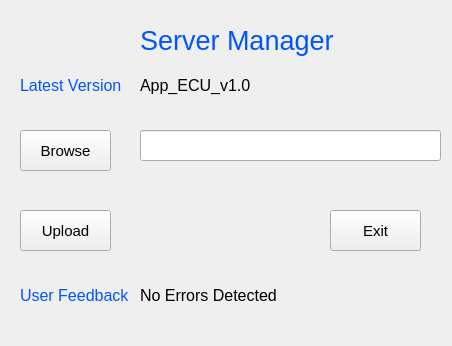
<?xml version="1.0" encoding="UTF-8"?>
<ui version="4.0">
 <class>Server</class>
 <widget class="QWidget" name="Server">
  <property name="geometry">
   <rect>
    <x>0</x>
    <y>0</y>
    <width>452</width>
    <height>346</height>
   </rect>
  </property>
  <property name="windowTitle">
   <string>Server</string>
  </property>
  <property name="windowIcon">
   <iconset>
    <normaloff>server.png</normaloff>server.png</iconset>
  </property>
  <property name="autoFillBackground">
   <bool>false</bool>
  </property>
  <property name="styleSheet">
   <string notr="true">QProgressBar:horizontal {
    border: 1px solid #3A3939;
    text-align: center;
    padding: 1px;
    background: #201F1F;
}
QProgressBar::chunk:horizontal {
    background-color: qlineargradient(spread:reflect, x1:1, y1:0.545, x2:1, y2:0, stop:0 rgba(28, 66, 111, 255), stop:1 rgba(37, 87, 146, 255));
}

QToolTip
{
    border: 1px solid #3A3939;
    background-color: rgb(90, 102, 117);;
    color: white;
    padding: 1px;
    opacity: 200;
}

QWidget
{
    color: silver;
    background-color: #302F2F;
    selection-background-color:#3d8ec9;
    selection-color: black;
    background-clip: border;
    border-image: none;
    outline: 0;
}

QWidget:item:hover
{
    background-color: #78879b;
    color: black;
}

QWidget:item:selected
{
    background-color: #3d8ec9;
}

QCheckBox
{
    spacing: 5px;
    outline: none;
    color: #bbb;
    margin-bottom: 2px;
}

QCheckBox:disabled
{
    color: #777777;
}
QCheckBox::indicator,
QGroupBox::indicator
{
    width: 18px;
    height: 18px;
}
QGroupBox::indicator
{
    margin-left: 2px;
}

QCheckBox::indicator:unchecked,
QCheckBox::indicator:unchecked:hover,
QGroupBox::indicator:unchecked,
QGroupBox::indicator:unchecked:hover
{
    image: url(:/dark_blue/img/checkbox_unchecked.png);
}

QCheckBox::indicator:unchecked:focus,
QCheckBox::indicator:unchecked:pressed,
QGroupBox::indicator:unchecked:focus,
QGroupBox::indicator:unchecked:pressed
{
  border: none;
    image: url(:/dark_blue/img/checkbox_unchecked_focus.png);
}

QCheckBox::indicator:checked,
QCheckBox::indicator:checked:hover,
QGroupBox::indicator:checked,
QGroupBox::indicator:checked:hover
{
    image: url(:/dark_blue/img/checkbox_checked.png);
}

QCheckBox::indicator:checked:focus,
QCheckBox::indicator:checked:pressed,
QGroupBox::indicator:checked:focus,
QGroupBox::indicator:checked:pressed
{
  border: none;
    image: url(:/dark_blue/img/checkbox_checked_focus.png);
}

QCheckBox::indicator:indeterminate,
QCheckBox::indicator:indeterminate:hover,
QCheckBox::indicator:indeterminate:pressed
QGroupBox::indicator:indeterminate,
QGroupBox::indicator:indeterminate:hover,
QGroupBox::indicator:indeterminate:pressed
{
    image: url(:/dark_blue/img/checkbox_indeterminate.png);
}

QCheckBox::indicator:indeterminate:focus,
QGroupBox::indicator:indeterminate:focus
{
    image: url(:/dark_blue/img/checkbox_indeterminate_focus.png);
}

QCheckBox::indicator:checked:disabled,
QGroupBox::indicator:checked:disabled
{
    image: url(:/dark_blue/img/checkbox_checked_disabled.png);
}

QCheckBox::indicator:unchecked:disabled,
QGroupBox::indicator:unchecked:disabled
{
    image: url(:/dark_blue/img/checkbox_unchecked_disabled.png);
}

QRadioButton
{
    spacing: 5px;
    outline: none;
    color: #bbb;
    margin-bottom: 2px;
}

QRadioButton:disabled
{
    color: #777777;
}
QRadioButton::indicator
{
    width: 21px;
    height: 21px;
}

QRadioButton::indicator:unchecked,
QRadioButton::indicator:unchecked:hover
{
    image: url(:/dark_blue/img/radio_unchecked.png);
}

QRadioButton::indicator:unchecked:focus,
QRadioButton::indicator:unchecked:pressed
{
  border: none;
  outline: none;
    image: url(:/dark_blue/img/radio_unchecked_focus.png);
}

QRadioButton::indicator:checked,
QRadioButton::indicator:checked:hover
{
  border: none;
  outline: none;
    image: url(:/dark_blue/img/radio_checked.png);
}

QRadioButton::indicator:checked:focus,
QRadioButton::indicato::menu-arrowr:checked:pressed
{
  border: none;
  outline: none;
    image: url(:/dark_blue/img/radio_checked_focus.png);
}

QRadioButton::indicator:indeterminate,
QRadioButton::indicator:indeterminate:hover,
QRadioButton::indicator:indeterminate:pressed
{
        image: url(:/dark_blue/img/radio_indeterminate.png);
}

QRadioButton::indicator:checked:disabled
{
  outline: none;
  image: url(:/dark_blue/img/radio_checked_disabled.png);
}

QRadioButton::indicator:unchecked:disabled
{
    image: url(:/dark_blue/img/radio_unchecked_disabled.png);
}


QMenuBar
{
    background-color: #302F2F;
    color: silver;
}

QMenuBar::item
{
    background: transparent;
}

QMenuBar::item:selected
{
    background: transparent;
    border: 1px solid #3A3939;
}

QMenuBar::item:pressed
{
    border: 1px solid #3A3939;
    background-color: #3d8ec9;
    color: black;
    margin-bottom:-1px;
    padding-bottom:1px;
}

QMenu
{
    border: 1px solid #3A3939;
    color: silver;
    margin: 1px;
}

QMenu::icon
{
    margin: 1px;
}

QMenu::item
{
    padding: 2px 2px 2px 25px;
    margin-left: 5px;
    border: 1px solid transparent; /* reserve space for selection border */
}

QMenu::item:selected
{
    color: black;
}

QMenu::separator {
    height: 2px;
    background: lightblue;
    margin-left: 10px;
    margin-right: 5px;
}

QMenu::indicator {
    width: 16px;
    height: 16px;
}

/* non-exclusive indicator = check box style indicator
   (see QActionGroup::setExclusive) */
QMenu::indicator:non-exclusive:unchecked {
    image: url(:/dark_blue/img/checkbox_unchecked.png);
}

QMenu::indicator:non-exclusive:unchecked:selected {
    image: url(:/dark_blue/img/checkbox_unchecked_disabled.png);
}

QMenu::indicator:non-exclusive:checked {
    image: url(:/dark_blue/img/checkbox_checked.png);
}

QMenu::indicator:non-exclusive:checked:selected {
    image: url(:/dark_blue/img/checkbox_checked_disabled.png);
}

/* exclusive indicator = radio button style indicator (see QActionGroup::setExclusive) */
QMenu::indicator:exclusive:unchecked {
    image: url(:/dark_blue/img/radio_unchecked.png);
}

QMenu::indicator:exclusive:unchecked:selected {
    image: url(:/dark_blue/img/radio_unchecked_disabled.png);
}

QMenu::indicator:exclusive:checked {
    image: url(:/dark_blue/img/radio_checked.png);
}

QMenu::indicator:exclusive:checked:selected {
    image: url(:/dark_blue/img/radio_checked_disabled.png);
}

QMenu::right-arrow {
    margin: 5px;
    image: url(:/dark_blue/img/right_arrow.png)
}


QWidget:disabled
{
    color: #808080;
    background-color: #302F2F;
}

QAbstractItemView
{
    alternate-background-color: #3A3939;
    color: silver;
    border: 1px solid 3A3939;
    border-radius: 2px;
    padding: 1px;
}

QWidget:focus, QMenuBar:focus
{
    border: 1px solid #78879b;
}

QTabWidget:focus, QCheckBox:focus, QRadioButton:focus, QSlider:focus
{
    border: none;
}

QLineEdit
{
    background-color: #201F1F;
    padding: 2px;
    border-style: solid;
    border: 1px solid #3A3939;
    border-radius: 2px;
    color: silver;
}

QGroupBox {
    border:1px solid #3A3939;
    border-radius: 2px;
    margin-top: 20px;
    background-color: #302F2F;
    color: silver;
}

QGroupBox::title {
    subcontrol-origin: margin;
    subcontrol-position: top center;
    padding-left: 10px;
    padding-right: 10px;
    padding-top: 10px;
}

QAbstractScrollArea
{
    border-radius: 2px;
    border: 1px solid #3A3939;
    background-color: transparent;
}

QScrollBar:horizontal
{
    height: 15px;
    margin: 3px 15px 3px 15px;
    border: 1px transparent #2A2929;
    border-radius: 4px;
    background-color: #2A2929;
}

QScrollBar::handle:horizontal
{
    background-color: #605F5F;
    min-width: 5px;
    border-radius: 4px;
}

QScrollBar::add-line:horizontal
{
    margin: 0px 3px 0px 3px;
    border-image: url(:/dark_blue/img/right_arrow_disabled.png);
    width: 10px;
    height: 10px;
    subcontrol-position: right;
    subcontrol-origin: margin;
}

QScrollBar::sub-line:horizontal
{
    margin: 0px 3px 0px 3px;
    border-image: url(:/dark_blue/img/left_arrow_disabled.png);
    height: 10px;
    width: 10px;
    subcontrol-position: left;
    subcontrol-origin: margin;
}

QScrollBar::add-line:horizontal:hover,QScrollBar::add-line:horizontal:on
{
    border-image: url(:/dark_blue/img/right_arrow.png);
    height: 10px;
    width: 10px;
    subcontrol-position: right;
    subcontrol-origin: margin;
}


QScrollBar::sub-line:horizontal:hover, QScrollBar::sub-line:horizontal:on
{
    border-image: url(:/dark_blue/img/left_arrow.png);
    height: 10px;
    width: 10px;
    subcontrol-position: left;
    subcontrol-origin: margin;
}

QScrollBar::up-arrow:horizontal, QScrollBar::down-arrow:horizontal
{
    background: none;
}


QScrollBar::add-page:horizontal, QScrollBar::sub-page:horizontal
{
    background: none;
}

QScrollBar:vertical
{
    background-color: #2A2929;
    width: 15px;
    margin: 15px 3px 15px 3px;
    border: 1px transparent #2A2929;
    border-radius: 4px;
}

QScrollBar::handle:vertical
{
    background-color: #605F5F;
    min-height: 5px;
    border-radius: 4px;
}

QScrollBar::sub-line:vertical
{
    margin: 3px 0px 3px 0px;
    border-image: url(:/dark_blue/img/up_arrow_disabled.png);
    height: 10px;
    width: 10px;
    subcontrol-position: top;
    subcontrol-origin: margin;
}

QScrollBar::add-line:vertical
{
    margin: 3px 0px 3px 0px;
    border-image: url(:/dark_blue/img/down_arrow_disabled.png);
    height: 10px;
    width: 10px;
    subcontrol-position: bottom;
    subcontrol-origin: margin;
}

QScrollBar::sub-line:vertical:hover,QScrollBar::sub-line:vertical:on
{

    border-image: url(:/dark_blue/img/up_arrow.png);
    height: 10px;
    width: 10px;
    subcontrol-position: top;
    subcontrol-origin: margin;
}


QScrollBar::add-line:vertical:hover, QScrollBar::add-line:vertical:on
{
    border-image: url(:/dark_blue/img/down_arrow.png);
    height: 10px;
    width: 10px;
    subcontrol-position: bottom;
    subcontrol-origin: margin;
}

QScrollBar::up-arrow:vertical, QScrollBar::down-arrow:vertical
{
    background: none;
}


QScrollBar::add-page:vertical, QScrollBar::sub-page:vertical
{
    background: none;
}

QTextEdit
{
    background-color: #201F1F;
    color: silver;
    border: 1px solid #3A3939;
}

QPlainTextEdit
{
    background-color: #201F1F;;
    color: silver;
    border-radius: 2px;
    border: 1px solid #3A3939;
}

QHeaderView::section
{
    background-color: #3A3939;
    color: silver;
    padding-left: 4px;
    border: 1px solid #6c6c6c;
}

QSizeGrip {
    image: url(:/dark_blue/img/sizegrip.png);
    width: 12px;
    height: 12px;
}

QMainWindow
{
    background-color: #302F2F;

}

QMainWindow::separator
{
    background-color: #302F2F;
    color: white;
    padding-left: 4px;
    spacing: 2px;
    border: 1px dashed #3A3939;
}

QMainWindow::separator:hover
{

    background-color: #787876;
    color: white;
    padding-left: 4px;
    border: 1px solid #3A3939;
    spacing: 2px;
}


QMenu::separator
{
    height: 1px;
    background-color: #3A3939;
    color: white;
    padding-left: 4px;
    margin-left: 10px;
    margin-right: 5px;
}


QFrame
{
    border-radius: 2px;
    border: 1px solid #444;
}

QFrame[frameShape=&quot;0&quot;]
{
    border-radius: 2px;
    border: 1px transparent #444;
}

QStackedWidget
{
    background-color: #302F2F;
    border: 1px transparent black;
}

QToolBar {
    border: 1px transparent #393838;
    background: 1px solid #302F2F;
    font-weight: bold;
}

QToolBar::handle:horizontal {
    image: url(:/dark_blue/img/Hmovetoolbar.png);
}
QToolBar::handle:vertical {
    image: url(:/dark_blue/img/Vmovetoolbar.png);
}
QToolBar::separator:horizontal {
    image: url(:/dark_blue/img/Hsepartoolbar.png);
}
QToolBar::separator:vertical {
    image: url(:/dark_blue/img/Vsepartoolbars.png);
}

QPushButton
{
    color: silver;
    background-color: #302F2F;
    border-width: 2px;
    border-color: #4A4949;
    border-style: solid;
    padding-top: 2px;
    padding-bottom: 2px;
    padding-left: 10px;
    padding-right: 10px;
    border-radius: 4px;
    /* outline: none; */
    /* min-width: 40px; */
}

QPushButton:disabled
{
    background-color: #302F2F;
    border-width: 2px;
    border-color: #3A3939;
    border-style: solid;
    padding-top: 2px;
    padding-bottom: 2px;
    padding-left: 10px;
    padding-right: 10px;
    /*border-radius: 2px;*/
    color: #808080;
}

QPushButton:focus {
    background-color: #3d8ec9;
    color: white;
}

QComboBox
{
    selection-background-color: #3d8ec9;
    background-color: #201F1F;
    border-style: solid;
    border: 1px solid #3A3939;
    border-radius: 2px;
    padding: 2px;
    min-width: 75px;
}

QPushButton:checked{
    background-color: #4A4949;
    border-color: #6A6969;
}

QPushButton:hover {
    border: 2px solid #78879b;
    color: silver;
}

QComboBox:hover, QAbstractSpinBox:hover,QLineEdit:hover,QTextEdit:hover,QPlainTextEdit:hover,QAbstractView:hover,QTreeView:hover
{
    border: 1px solid #78879b;
    color: silver;
}

QComboBox:on
{
    background-color: #626873;
    padding-top: 3px;
    padding-left: 4px;
    selection-background-color: #4a4a4a;
}

QComboBox QAbstractItemView
{
    background-color: #201F1F;
    border-radius: 2px;
    border: 1px solid #444;
    selection-background-color: #3d8ec9;
    color: silver;
}

QComboBox::drop-down
{
    subcontrol-origin: padding;
    subcontrol-position: top right;
    width: 15px;

    border-left-width: 0px;
    border-left-color: darkgray;
    border-left-style: solid;
    border-top-right-radius: 3px;
    border-bottom-right-radius: 3px;
}

QComboBox::down-arrow
{
    image: url(:/dark_blue/img/down_arrow_disabled.png);
}

QComboBox::down-arrow:on, QComboBox::down-arrow:hover,
QComboBox::down-arrow:focus
{
    image: url(:/dark_blue/img/down_arrow.png);
}

QPushButton:pressed
{
    background-color: #484846;
}

QAbstractSpinBox {
    padding-top: 2px;
    padding-bottom: 2px;
    border: 1px solid #3A3939;
    background-color: #201F1F;
    color: silver;
    border-radius: 2px;
    min-width: 75px;
}

QAbstractSpinBox:up-button
{
    background-color: transparent;
    subcontrol-origin: border;
    subcontrol-position: top right;
}

QAbstractSpinBox:down-button
{
    background-color: transparent;
    subcontrol-origin: border;
    subcontrol-position: bottom right;
}

QAbstractSpinBox::up-arrow,QAbstractSpinBox::up-arrow:disabled,QAbstractSpinBox::up-arrow:off {
    image: url(:/dark_blue/img/up_arrow_disabled.png);
    width: 10px;
    height: 10px;
}
QAbstractSpinBox::up-arrow:hover
{
    image: url(:/dark_blue/img/up_arrow.png);
}


QAbstractSpinBox::down-arrow,QAbstractSpinBox::down-arrow:disabled,QAbstractSpinBox::down-arrow:off
{
    image: url(:/dark_blue/img/down_arrow_disabled.png);
    width: 10px;
    height: 10px;
}
QAbstractSpinBox::down-arrow:hover
{
    image: url(:/dark_blue/img/down_arrow.png);
}


QLabel
{
    border: 0px solid black;
}

QTabWidget{
    border: 1px transparent black;
}

QTabWidget::pane {
    border: 1px solid #444;
    border-radius: 3px;
    padding: 3px;
}

QTabBar
{
    qproperty-drawBase: 0;
    left: 5px; /* move to the right by 5px */
}

QTabBar:focus
{
    border: 0px transparent black;
}

QTabBar::close-button  {
    image: url(:/dark_blue/img/close.png);
    background: transparent;
}

QTabBar::close-button:hover
{
    image: url(:/dark_blue/img/close-hover.png);
    background: transparent;
}

QTabBar::close-button:pressed {
    image: url(:/dark_blue/img/close-pressed.png);
    background: transparent;
}

/* TOP TABS */
QTabBar::tab:top {
    color: #b1b1b1;
    border: 1px solid #4A4949;
    border-bottom: 1px transparent black;
    background-color: #302F2F;
    padding: 5px;
    border-top-left-radius: 2px;
    border-top-right-radius: 2px;
}

QTabBar::tab:top:!selected
{
    color: #b1b1b1;
    background-color: #201F1F;
    border: 1px transparent #4A4949;
    border-bottom: 1px transparent #4A4949;
    border-top-left-radius: 0px;
    border-top-right-radius: 0px;
}

QTabBar::tab:top:!selected:hover {
    background-color: #48576b;
}

/* BOTTOM TABS */
QTabBar::tab:bottom {
    color: #b1b1b1;
    border: 1px solid #4A4949;
    border-top: 1px transparent black;
    background-color: #302F2F;
    padding: 5px;
    border-bottom-left-radius: 2px;
    border-bottom-right-radius: 2px;
}

QTabBar::tab:bottom:!selected
{
    color: #b1b1b1;
    background-color: #201F1F;
    border: 1px transparent #4A4949;
    border-top: 1px transparent #4A4949;
    border-bottom-left-radius: 0px;
    border-bottom-right-radius: 0px;
}

QTabBar::tab:bottom:!selected:hover {
    background-color: #78879b;
}

/* LEFT TABS */
QTabBar::tab:left {
    color: #b1b1b1;
    border: 1px solid #4A4949;
    border-left: 1px transparent black;
    background-color: #302F2F;
    padding: 5px;
    border-top-right-radius: 2px;
    border-bottom-right-radius: 2px;
}

QTabBar::tab:left:!selected
{
    color: #b1b1b1;
    background-color: #201F1F;
    border: 1px transparent #4A4949;
    border-right: 1px transparent #4A4949;
    border-top-right-radius: 0px;
    border-bottom-right-radius: 0px;
}

QTabBar::tab:left:!selected:hover {
    background-color: #48576b;
}


/* RIGHT TABS */
QTabBar::tab:right {
    color: #b1b1b1;
    border: 1px solid #4A4949;
    border-right: 1px transparent black;
    background-color: #302F2F;
    padding: 5px;
    border-top-left-radius: 2px;
    border-bottom-left-radius: 2px;
}

QTabBar::tab:right:!selected
{
    color: #b1b1b1;
    background-color: #201F1F;
    border: 1px transparent #4A4949;
    border-right: 1px transparent #4A4949;
    border-top-left-radius: 0px;
    border-bottom-left-radius: 0px;
}

QTabBar::tab:right:!selected:hover {
    background-color: #48576b;
}

QTabBar QToolButton::right-arrow:enabled {
     image: url(:/dark_blue/img/right_arrow.png);
 }

 QTabBar QToolButton::left-arrow:enabled {
     image: url(:/dark_blue/img/left_arrow.png);
 }

QTabBar QToolButton::right-arrow:disabled {
     image: url(:/dark_blue/img/right_arrow_disabled.png);
 }

 QTabBar QToolButton::left-arrow:disabled {
     image: url(:/dark_blue/img/left_arrow_disabled.png);
 }


QDockWidget {
    border: 1px solid #403F3F;
    titlebar-close-icon: url(:/dark_blue/img/close.png);
    titlebar-normal-icon: url(:/dark_blue/img/undock.png);
}

QDockWidget::close-button, QDockWidget::float-button {
    border: 1px solid transparent;
    border-radius: 2px;
    background: transparent;
}

QDockWidget::close-button:hover, QDockWidget::float-button:hover {
    background: rgba(255, 255, 255, 10);
}

QDockWidget::close-button:pressed, QDockWidget::float-button:pressed {
    padding: 1px -1px -1px 1px;
    background: rgba(255, 255, 255, 10);
}

QTreeView, QListView, QTextBrowser, AtLineEdit, AtLineEdit::hover {
    border: 1px solid #444;
    background-color: silver;
    border-radius: 3px;
    margin-left: 3px;
    color: black;
}

QTreeView:branch:selected, QTreeView:branch:hover {
    background: url(:/dark_blue/img/transparent.png);
}

QTreeView::branch:has-siblings:!adjoins-item {
    border-image: url(:/dark_blue/img/transparent.png);
}

QTreeView::branch:has-siblings:adjoins-item {
    border-image: url(:/dark_blue/img/transparent.png);
}

QTreeView::branch:!has-children:!has-siblings:adjoins-item {
    border-image: url(:/dark_blue/img/transparent.png);
}

QTreeView::branch:has-children:!has-siblings:closed,
QTreeView::branch:closed:has-children:has-siblings {
    image: url(:/dark_blue/img/branch_closed.png);
}

QTreeView::branch:open:has-children:!has-siblings,
QTreeView::branch:open:has-children:has-siblings  {
    image: url(:/dark_blue/img/branch_open.png);
}

QTreeView::branch:has-children:!has-siblings:closed:hover,
QTreeView::branch:closed:has-children:has-siblings:hover {
    image: url(:/dark_blue/img/branch_closed-on.png);
    }

QTreeView::branch:open:has-children:!has-siblings:hover,
QTreeView::branch:open:has-children:has-siblings:hover  {
    image: url(:/dark_blue/img/branch_open-on.png);
    }

QListView::item:!selected:hover, QListView::item:!selected:hover, QTreeView::item:!selected:hover  {
    background: rgba(0, 0, 0, 0);
    outline: 0;
    color: #FFFFFF
}

QListView::item:selected:hover, QListView::item:selected:hover, QTreeView::item:selected:hover  {
    background: #3d8ec9;
    color: #FFFFFF;
}

QSlider::groove:horizontal {
    border: 1px solid #3A3939;
    height: 8px;
    background: #201F1F;
    margin: 2px 0;
    border-radius: 2px;
}

QSlider::handle:horizontal {
    background: QLinearGradient( x1: 0, y1: 0, x2: 0, y2: 1,
      stop: 0.0 silver, stop: 0.2 #a8a8a8, stop: 1 #727272);
    border: 1px solid #3A3939;
    width: 14px;
    height: 14px;
    margin: -4px 0;
    border-radius: 2px;
}

QSlider::groove:vertical {
    border: 1px solid #3A3939;
    width: 8px;
    background: #201F1F;
    margin: 0 0px;
    border-radius: 2px;
}

QSlider::handle:vertical {
    background: QLinearGradient( x1: 0, y1: 0, x2: 0, y2: 1, stop: 0.0 silver,
    stop: 0.2 #a8a8a8, stop: 1 #727272);
    border: 1px solid #3A3939;
    width: 14px;
    height: 14px;
    margin: 0 -4px;
    border-radius: 2px;
}

QToolButton {
    /*  background-color: transparent; */
    border: 2px transparent #4A4949;
    border-radius: 4px;
    background-color: dimgray;
    margin: 2px;
    padding: 2px;
}

QToolButton[popupMode=&quot;1&quot;] { /* only for MenuButtonPopup */
 padding-right: 20px; /* make way for the popup button */
 border: 2px transparent #4A4949;
 border-radius: 4px;
}

QToolButton[popupMode=&quot;2&quot;] { /* only for InstantPopup */
 padding-right: 10px; /* make way for the popup button */
 border: 2px transparent #4A4949;
}


QToolButton:hover, QToolButton::menu-button:hover {
    border: 2px solid #78879b;
}

QToolButton:checked, QToolButton:pressed,
    QToolButton::menu-button:pressed {
    background-color: #4A4949;
    border: 2px solid #78879b;
}

/* the subcontrol below is used only in the InstantPopup or DelayedPopup mode */
QToolButton::menu-indicator {
    image: url(:/dark_blue/img/down_arrow.png);
    top: -7px; left: -2px; /* shift it a bit */
}

/* the subcontrols below are used only in the MenuButtonPopup mode */
QToolButton::menu-button {
    border: 1px transparent #4A4949;
    border-top-right-radius: 6px;
    border-bottom-right-radius: 6px;
    /* 16px width + 4px for border = 20px allocated above */
    width: 16px;
    outline: none;
}

QToolButton::menu-arrow {
    image: url(:/dark_blue/img/down_arrow.png);
}

QToolButton::menu-arrow:open {
    top: 1px; left: 1px; /* shift it a bit */
    border: 1px solid #3A3939;
}

QPushButton::menu-indicator  {
    subcontrol-origin: padding;
    subcontrol-position: bottom right;
    left: 4px;
}

QTableView
{
    border: 1px solid #444;
    gridline-color: #6c6c6c;
    background-color: #201F1F;
}


QTableView, QHeaderView
{
    border-radius: 0px;
}

QTableView::item:pressed, QListView::item:pressed, QTreeView::item:pressed  {
    background: #78879b;
    color: #FFFFFF;
}

QTableView::item:selected:active, QTreeView::item:selected:active, QListView::item:selected:active  {
    background: #3d8ec9;
    color: #FFFFFF;
}


QHeaderView
{
    border: 1px transparent;
    border-radius: 2px;
    margin: 0px;
    padding: 0px;
}

QHeaderView::section  {
    background-color: #3A3939;
    color: silver;
    padding: 4px;
    border: 1px solid #6c6c6c;
    border-radius: 0px;
    text-align: center;
}

QHeaderView::section::vertical::first, QHeaderView::section::vertical::only-one
{
    border-top: 1px solid #6c6c6c;
}

QHeaderView::section::vertical
{
    border-top: transparent;
}

QHeaderView::section::horizontal::first, QHeaderView::section::horizontal::only-one
{
    border-left: 1px solid #6c6c6c;
}

QHeaderView::section::horizontal
{
    border-left: transparent;
}


QHeaderView::section:checked
 {
    color: white;
    background-color: #5A5959;
 }

 /* style the sort indicator */
QHeaderView::down-arrow {
    image: url(:/dark_blue/img/down_arrow.png);
}

QHeaderView::up-arrow {
    image: url(:/dark_blue/img/up_arrow.png);
}


QTableCornerButton::section {
    background-color: #3A3939;
    border: 1px solid #3A3939;
    border-radius: 2px;
}

QToolBox  {
    padding: 3px;
    border: 1px transparent black;
}

QToolBox::tab {
    color: #b1b1b1;
    background-color: #302F2F;
    border: 1px solid #4A4949;
    border-bottom: 1px transparent #302F2F;
    border-top-left-radius: 5px;
    border-top-right-radius: 5px;
}

 QToolBox::tab:selected { /* italicize selected tabs */
    font: italic;
    background-color: #302F2F;
    border-color: #3d8ec9;
 }

QStatusBar::item {
    border: 1px solid #3A3939;
    border-radius: 2px;
 }


QFrame[height=&quot;3&quot;], QFrame[width=&quot;3&quot;] {
    background-color: #AAA;
}


QSplitter::handle {
    border: 1px dashed #3A3939;
}

QSplitter::handle:hover {
    background-color: #787876;
    border: 1px solid #3A3939;
}

QSplitter::handle:horizontal {
    width: 1px;
}

QSplitter::handle:vertical {
    height: 1px;
}

QListWidget {
    background-color: silver;
    border-radius: 5px;
    margin-left: 5px;
}

QListWidget::item {
    color: black;
}

QMessageBox {
    messagebox-critical-icon	: url(:/dark_blue/img/critical.png);
    messagebox-information-icon	: url(:/dark_blue/img/information.png);
    messagebox-question-icon	: url(:/dark_blue/img/question.png);
    messagebox-warning-icon:    : url(:/dark_blue/img/warning.png);
}

ColorButton::enabled {
    border-radius: 0px;
    border: 1px solid #444444;
}

ColorButton::disabled {
    border-radius: 0px;
    border: 1px solid #AAAAAA;
}</string>
  </property>
  <widget class="QPushButton" name="upload">
   <property name="geometry">
    <rect>
     <x>20</x>
     <y>210</y>
     <width>91</width>
     <height>41</height>
    </rect>
   </property>
   <property name="font">
    <font>
     <pointsize>11</pointsize>
    </font>
   </property>
   <property name="text">
    <string>Upload</string>
   </property>
  </widget>
  <widget class="QPushButton" name="browse">
   <property name="geometry">
    <rect>
     <x>20</x>
     <y>130</y>
     <width>91</width>
     <height>41</height>
    </rect>
   </property>
   <property name="font">
    <font>
     <pointsize>11</pointsize>
    </font>
   </property>
   <property name="text">
    <string>Browse</string>
   </property>
  </widget>
  <widget class="QLineEdit" name="lineEdit">
   <property name="geometry">
    <rect>
     <x>140</x>
     <y>130</y>
     <width>301</width>
     <height>31</height>
    </rect>
   </property>
   <property name="font">
    <font>
     <pointsize>11</pointsize>
    </font>
   </property>
  </widget>
  <widget class="QLabel" name="Label">
   <property name="geometry">
    <rect>
     <x>20</x>
     <y>60</y>
     <width>111</width>
     <height>51</height>
    </rect>
   </property>
   <property name="sizePolicy">
    <sizepolicy hsizetype="Preferred" vsizetype="Preferred">
     <horstretch>0</horstretch>
     <verstretch>0</verstretch>
    </sizepolicy>
   </property>
   <property name="font">
    <font>
     <pointsize>12</pointsize>
    </font>
   </property>
   <property name="styleSheet">
    <string notr="true">color: rgb(0, 85, 255);</string>
   </property>
   <property name="text">
    <string>Latest Version</string>
   </property>
  </widget>
  <widget class="QLabel" name="version">
   <property name="geometry">
    <rect>
     <x>140</x>
     <y>70</y>
     <width>171</width>
     <height>31</height>
    </rect>
   </property>
   <property name="font">
    <font>
     <pointsize>12</pointsize>
    </font>
   </property>
   <property name="text">
    <string>App_ECU_v1.0</string>
   </property>
  </widget>
  <widget class="QLabel" name="title">
   <property name="geometry">
    <rect>
     <x>140</x>
     <y>20</y>
     <width>271</width>
     <height>41</height>
    </rect>
   </property>
   <property name="font">
    <font>
     <pointsize>20</pointsize>
    </font>
   </property>
   <property name="styleSheet">
    <string notr="true">color: rgb(0, 85, 255);</string>
   </property>
   <property name="text">
    <string>Server Manager</string>
   </property>
  </widget>
  <widget class="QPushButton" name="exit">
   <property name="geometry">
    <rect>
     <x>330</x>
     <y>210</y>
     <width>91</width>
     <height>41</height>
    </rect>
   </property>
   <property name="font">
    <font>
     <pointsize>11</pointsize>
    </font>
   </property>
   <property name="text">
    <string>Exit</string>
   </property>
  </widget>
  <widget class="QLabel" name="error">
   <property name="geometry">
    <rect>
     <x>140</x>
     <y>280</y>
     <width>171</width>
     <height>31</height>
    </rect>
   </property>
   <property name="font">
    <font>
     <pointsize>12</pointsize>
    </font>
   </property>
   <property name="text">
    <string>No Errors Detected</string>
   </property>
  </widget>
  <widget class="QLabel" name="Label_2">
   <property name="geometry">
    <rect>
     <x>20</x>
     <y>270</y>
     <width>111</width>
     <height>51</height>
    </rect>
   </property>
   <property name="sizePolicy">
    <sizepolicy hsizetype="Preferred" vsizetype="Preferred">
     <horstretch>0</horstretch>
     <verstretch>0</verstretch>
    </sizepolicy>
   </property>
   <property name="font">
    <font>
     <pointsize>12</pointsize>
    </font>
   </property>
   <property name="styleSheet">
    <string notr="true">color: rgb(0, 85, 255);</string>
   </property>
   <property name="text">
    <string>User Feedback</string>
   </property>
  </widget>
  <widget class="QLabel" name="label">
   <property name="geometry">
    <rect>
     <x>80</x>
     <y>20</y>
     <width>41</width>
     <height>41</height>
    </rect>
   </property>
   <property name="styleSheet">
    <string notr="true">background-image: url(:/newPrefix/server.png);</string>
   </property>
   <property name="text">
    <string/>
   </property>
   <property name="pixmap">
    <pixmap resource="bg.qrc">:/Icon/server.png</pixmap>
   </property>
   <property name="scaledContents">
    <bool>true</bool>
   </property>
  </widget>
  <widget class="QLabel" name="label_2">
   <property name="geometry">
    <rect>
     <x>380</x>
     <y>280</y>
     <width>71</width>
     <height>71</height>
    </rect>
   </property>
   <property name="text">
    <string/>
   </property>
   <property name="pixmap">
    <pixmap resource="bg.qrc">:/Outline/DRoutline.png</pixmap>
   </property>
   <property name="scaledContents">
    <bool>true</bool>
   </property>
  </widget>
  <widget class="QLabel" name="label_3">
   <property name="geometry">
    <rect>
     <x>0</x>
     <y>0</y>
     <width>61</width>
     <height>61</height>
    </rect>
   </property>
   <property name="text">
    <string/>
   </property>
   <property name="pixmap">
    <pixmap resource="bg.qrc">:/Outline/ULoutline.png</pixmap>
   </property>
   <property name="scaledContents">
    <bool>true</bool>
   </property>
  </widget>
  <widget class="QLabel" name="label_4">
   <property name="geometry">
    <rect>
     <x>120</x>
     <y>90</y>
     <width>281</width>
     <height>191</height>
    </rect>
   </property>
   <property name="text">
    <string/>
   </property>
   <property name="pixmap">
    <pixmap resource="bg.qrc">:/Outline/mist.png</pixmap>
   </property>
   <property name="scaledContents">
    <bool>true</bool>
   </property>
  </widget>
  <zorder>label_4</zorder>
  <zorder>version</zorder>
  <zorder>upload</zorder>
  <zorder>browse</zorder>
  <zorder>lineEdit</zorder>
  <zorder>Label</zorder>
  <zorder>title</zorder>
  <zorder>exit</zorder>
  <zorder>error</zorder>
  <zorder>Label_2</zorder>
  <zorder>label</zorder>
  <zorder>label_2</zorder>
  <zorder>label_3</zorder>
 </widget>
 <resources>
  <include location="bg.qrc"/>
 </resources>
 <connections/>
</ui>
